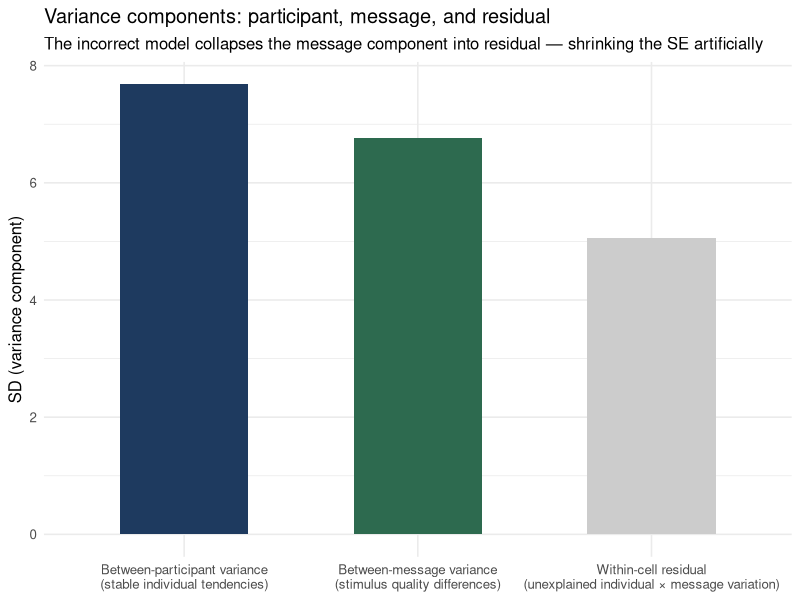
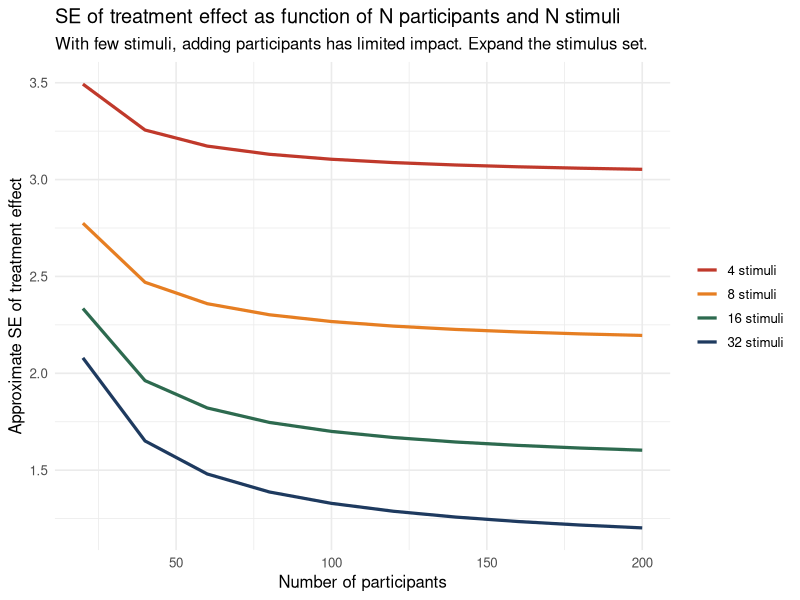

Reproduce these figures in R, in order.
## ---- chunk 1
library(tidyverse)
library(lme4)
library(lmerTest)
library(broom.mixed)
set.seed(2025)
## ---- chunk 2
n_participants <- 60
n_messages     <- 24  # 12 gain-framed, 12 loss-framed

participant_effects <- rnorm(n_participants, 0, 8)   # SD = 8 (large between-person spread)
message_effects     <- rnorm(n_messages, 0, 6)        # SD = 6 (meaningful between-message spread)
message_condition   <- rep(c("gain", "loss"), each = 12)

# Partial crossing: each participant sees approximately half the messages
set.seed(2025)
df_exp <- expand_grid(
  participant = 1:n_participants,
  message     = 1:n_messages
) |>
  slice_sample(prop = 0.5) |>   # each participant sees ~12 messages
  mutate(
    condition   = message_condition[message],
    p_eff       = participant_effects[participant],
    m_eff       = message_effects[message],
    WTP         = 50 + 3 * (condition == "loss") + p_eff + m_eff + rnorm(n(), 0, 5),
    participant = factor(participant),
    message     = factor(message)
  )
## ---- chunk 3
# Incorrect: ignores stimulus variance
m_wrong <- lmer(WTP ~ condition + (1 | participant), data = df_exp)

# Correct: both participant and message as crossed random effects
m_correct <- lmer(WTP ~ condition + (1 | participant) + (1 | message), data = df_exp)

bind_rows(
  broom.mixed::tidy(m_wrong,   effects = "fixed") |>
    filter(term == "conditionloss") |>
    mutate(model = "Incorrect: participant RE only\n(ignores message variance)"),
  broom.mixed::tidy(m_correct, effects = "fixed") |>
    filter(term == "conditionloss") |>
    mutate(model = "Correct: participant + message RE\n(crossed random effects)")
) |>
  select(model, estimate, std.error, statistic, p.value) |>
  knitr::kable(digits = 3,
    caption = "Ignoring message variance produces an overconfident SE. The correct crossed model reveals the true uncertainty about the framing effect across all possible messages of this type.")
## ---- chunk 4
# Extract variance components from the correct model
vc_df <- as.data.frame(VarCorr(m_correct)) |>
  filter(grp != "Residual") |>
  mutate(
    component = case_when(
      grp == "participant" ~ "Between-participant variance\n(stable individual tendencies)",
      grp == "message"     ~ "Between-message variance\n(stimulus quality differences)",
      TRUE                 ~ grp
    ),
    sd = sdcor
  )

vc_res <- as.data.frame(VarCorr(m_correct)) |>
  filter(grp == "Residual") |>
  mutate(component = "Within-cell residual\n(unexplained individual × message variation)", sd = sdcor)

vc_all <- bind_rows(vc_df, vc_res) |>
  mutate(component = factor(component, levels = c(
    "Between-participant variance\n(stable individual tendencies)",
    "Between-message variance\n(stimulus quality differences)",
    "Within-cell residual\n(unexplained individual × message variation)"
  )))

ggplot(vc_all, aes(x = component, y = sd, fill = component)) +
  geom_col(width = 0.55, show.legend = FALSE) +
  scale_fill_manual(values = c("#1e3a5f", "#2d6a4f", "#cccccc")) +
  labs(
    title    = "Variance components: participant, message, and residual",
    subtitle = "The incorrect model collapses the message component into residual — shrinking the SE artificially",
    x        = NULL,
    y        = "SD (variance component)"
  ) +
  theme_minimal(base_size = 12)
## ---- chunk 5
# Schematic: how SE changes with N_stimuli vs. N_participants
# (simplified illustration, not simulation-calibrated)
se_grid <- expand_grid(
  n_stim = c(4, 8, 16, 32),
  n_part = seq(20, 200, by = 20)
) |>
  mutate(
    # Approximate SE ∝ 1/sqrt(n_part) + 1/sqrt(n_stim), simplified
    approx_se = sqrt(64 / n_part + 36 / n_stim),
    n_stim    = factor(paste(n_stim, "stimuli"), levels = paste(c(4, 8, 16, 32), "stimuli"))
  )

ggplot(se_grid, aes(x = n_part, y = approx_se, color = n_stim, group = n_stim)) +
  geom_line(linewidth = 1.1) +
  scale_color_manual(
    values = c("#c0392b", "#e67e22", "#2d6a4f", "#1e3a5f"),
    name   = NULL
  ) +
  labs(
    title    = "SE of treatment effect as function of N participants and N stimuli",
    subtitle = "With few stimuli, adding participants has limited impact. Expand the stimulus set.",
    x        = "Number of participants",
    y        = "Approximate SE of treatment effect"
  ) +
  theme_minimal(base_size = 12)
